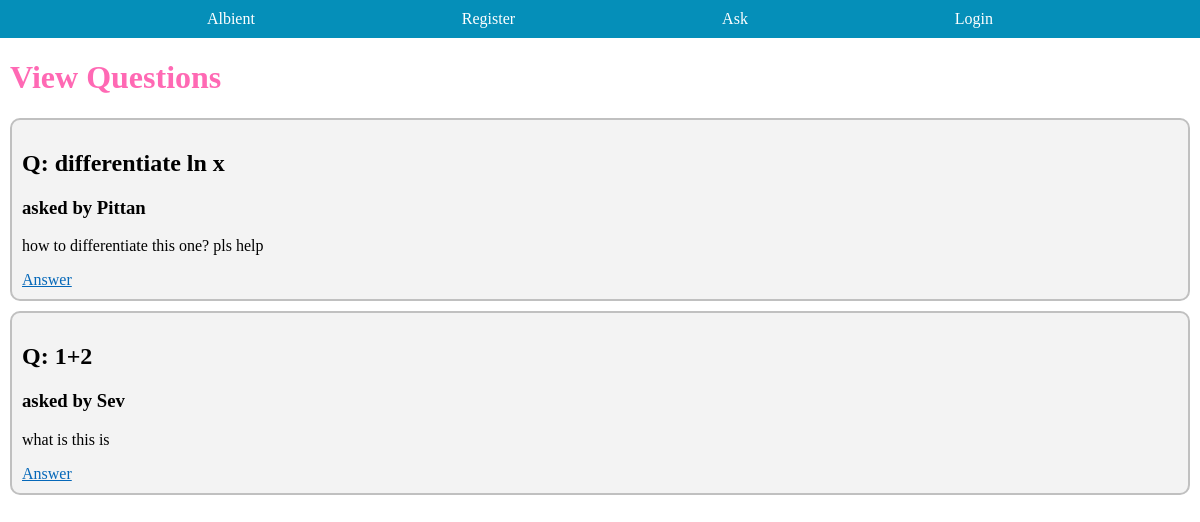
Before: / with the older database file.
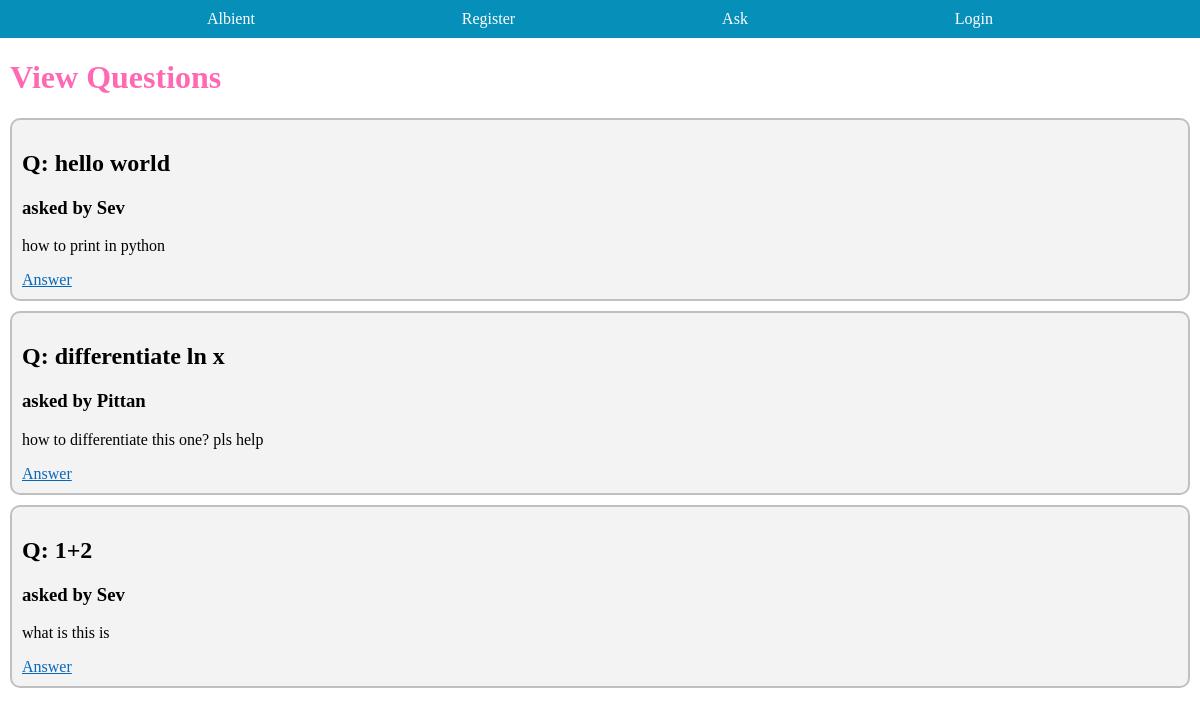
After: the same page with the newer database file.
### albient/models.py (models this page shows)
class Question(db.Model):
    id = sa.Column(sa.Integer, primary_key=True, unique=True)
    title = sa.Column(sa.String(64))
    content = sa.Column(sa.Text)
    user_id = sa.Column(sa.Integer, sa.ForeignKey("user.id"))
    comments = relationship("Comment", backref="question", lazy=True)

class User(db.Model, UserMixin):
    id = sa.Column(sa.Integer, primary_key=True, unique=True)
    email = sa.Column(sa.String(320))
    username = sa.Column(sa.String(64), nullable=False, unique=True)
    display_name = sa.Column(sa.String(32))
    password = sa.Column(sa.String(64), nullable=False)
    rep_points = sa.Column(sa.Integer)
    questions = relationship("Question", backref="op", lazy=True)
    replies = relationship("Comment", backref="op", lazy=True)

### albient/routes.py (the view)
@app.route("/home")
@app.route("/")
def home():
    questions = Question.query.order_by(Question.id.desc()).all()
    return render_template("home.html", questions=questions)

### albient/templates/home.html
{% extends "base.html" %}
{% block content %}
<h1>View Questions</h1>
{% for question in questions %}
<div class="question">
    <h2>Q: {{ question.title }}</h2>
    <h3>asked by {{ question.op.display_name }} </h6>
        <p>{{ question.content }}</p>
        <a href="{{ url_for('view_question', id=question.id) }}">Answer</a>
</div>
{% endfor %}
{% endblock content %}

### albient/templates/base.html (shortened to what this page needs)
<!DOCTYPE html>
<html lang="en">
  <head>
    <link rel="stylesheet" href="{{ url_for('static', filename='style.css')}}">
  </head>
  <body>
    <nav class="obc">
      <a href="{{ url_for('home') }}">Albient</a>
      {% if not current_user.is_authenticated %}
      <a href="{{ url_for('register') }}">Register</a>
      {% endif %}
      <a href="{{ url_for('ask') }}">Ask</a>
      {% if current_user.is_authenticated %}
      <a href="{{ url_for('logout') }}">Logout</a>
      <span>Welcome, {{ current_user.username }}</span>
      {% else %}
        <a href="{{ url_for('login') }}">Login</a>
      {% endif %}
    </nav>
    {% block content %}
    {% endblock %}
  </body>
</html>

### albient/static/style.css (style rules this page uses)
body { margin: 0; padding: 0; font-family: 'Space Mono'; }
h1 { color: hotpink; margin-left: 10px; }
.question { background-color: #f3f3f3; border-radius: 10px; margin: 10px 10px; padding: 10px; border: 2px solid silver; }
nav.obc { display: flex; justify-content: space-evenly; background-color: rgb(5, 143, 185); padding: 10px 0px; }
.obc a { text-decoration: none; color: white; transition: all 100ms; }
.question a { color: rgb(5, 104, 185); }

Changed rows visible on the page:
added Question: title "hello world", op.display_name "Sev", content "how to print in python"
